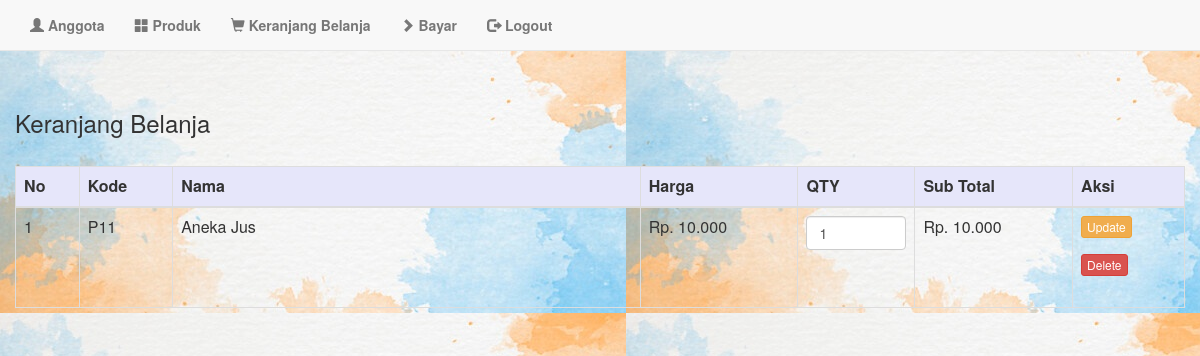
The page /index.php?halaman=keranjang-belanja&kode_produk=P11&aksi=tambah_produk&jumlah=1 on the database its author committed.
### tables this page shows
CREATE TABLE `produk` (
  `id_produk` int(12) NOT NULL,
  `kode_produk` char(12) NOT NULL,
  `nama` varchar(50) NOT NULL,
  `stok` int(11) NOT NULL,
  `harga` bigint(20) NOT NULL,
  `keterangan` text NOT NULL,
  `gambar` varchar(500) NOT NULL
);

### keranjang-belanja.php (the view, shortened to what this page needs)
</head>
<body>
<?php
if (isset($_GET['kode_produk']) && isset($_GET['jumlah'])) {
    $kode_produk=$_GET['kode_produk'];
    include 'database.php';
    $sql= "select * from produk where kode_produk='$kode_produk'";
    $query = mysqli_query($kon,$sql);
}else {
    $kode_produk="";
    $jumlah=0;
}
?>
<div class="row">
    <h2  style="margin-bottom:30px;"><font size="5"> Keranjang Belanja</h2>
    <table class="table table-bordered" border="3">
        <thead>
        <tr>
            <th bgcolor="lavender">No</th>
            <th bgcolor="lavender">Kode</th>
            <th width="40%" bgcolor="lavender">Nama</th>
            <th bgcolor="lavender">Harga</th>
            <th width="10%" bgcolor="lavender">QTY</th>
            <th bgcolor="lavender">Sub Total</th>
            <th bgcolor="lavender">Aksi</th>
        </tr>
        </thead>
        <tbody>
        <?php
            $no=0;
            if(!empty($_SESSION["keranjang_belanja"])):
            foreach ($_SESSION["keranjang_belanja"] as $item):
                $no++;
                $sub_total = $item["jumlah"]*$item['harga'];
        ?>
            <tr>
                <td ><?php echo $no; ?></td>
                <td><?php echo $item["kode_produk"]; ?></td>
                <td><?php echo $item["nama_produk"]; ?></td>
                <td>Rp. <?php echo number_format($item["harga"],0,',','.');?> </td>
                <td>
                <input type="number" min="1" value="<?php echo $item["jumlah"]; ?>" class="form-control" id="jumlah<?php echo $no; ?>" name="jumlah[]" >
              </td>
                <td>Rp. <?php echo number_format($sub_total,0,',','.');?> </td>
                <td>
                    <form method="get">
                        <input type="submit" class="btn btn-warning btn-xs" value="Update">
                    </form>
                    <a href="index.php?halaman=keranjang-belanja&kode_produk=<?php echo $item['kode_produk']; ?>&aksi=hapus" class="btn btn-danger btn-xs" role="button">Delete</a> <br> <br>
                </td>
            </tr>
        <?php
            endforeach;
            endif;
        ?>
        </tbody>
    </table>
</div>
</body>

### keranjang-belanja.php (style rules this page uses)
body { background-image: url(gambar/bg1.jpg); }

### rows shown on the page
produk: kode_produk "P11", nama "Aneka Jus", harga "10.000", jumlah "1"
